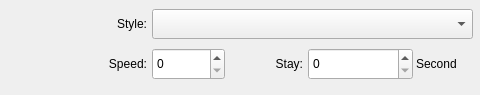
<?xml version="1.0" encoding="UTF-8"?>
<ui version="4.0">
 <class>AnimateCfger</class>
 <widget class="QFrame" name="AnimateCfger">
  <property name="geometry">
   <rect>
    <x>0</x>
    <y>0</y>
    <width>480</width>
    <height>95</height>
   </rect>
  </property>
  <widget class="QLabel" name="styleTag">
   <property name="geometry">
    <rect>
     <x>90</x>
     <y>8</y>
     <width>57</width>
     <height>32</height>
    </rect>
   </property>
   <property name="text">
    <string>Style:</string>
   </property>
   <property name="alignment">
    <set>Qt::AlignRight|Qt::AlignTrailing|Qt::AlignVCenter</set>
   </property>
  </widget>
  <widget class="QComboBox" name="style">
   <property name="geometry">
    <rect>
     <x>152</x>
     <y>9</y>
     <width>321</width>
     <height>30</height>
    </rect>
   </property>
  </widget>
  <widget class="QLabel" name="speedTag">
   <property name="geometry">
    <rect>
     <x>96</x>
     <y>48</y>
     <width>51</width>
     <height>32</height>
    </rect>
   </property>
   <property name="text">
    <string>Speed:</string>
   </property>
   <property name="alignment">
    <set>Qt::AlignRight|Qt::AlignTrailing|Qt::AlignVCenter</set>
   </property>
  </widget>
  <widget class="QSpinBox" name="speed">
   <property name="geometry">
    <rect>
     <x>152</x>
     <y>48</y>
     <width>73</width>
     <height>32</height>
    </rect>
   </property>
  </widget>
  <widget class="QLabel" name="stayTag">
   <property name="geometry">
    <rect>
     <x>252</x>
     <y>48</y>
     <width>51</width>
     <height>32</height>
    </rect>
   </property>
   <property name="text">
    <string>Stay:</string>
   </property>
   <property name="alignment">
    <set>Qt::AlignRight|Qt::AlignTrailing|Qt::AlignVCenter</set>
   </property>
  </widget>
  <widget class="QSpinBox" name="stay">
   <property name="geometry">
    <rect>
     <x>308</x>
     <y>48</y>
     <width>105</width>
     <height>32</height>
    </rect>
   </property>
  </widget>
  <widget class="QLabel" name="second">
   <property name="geometry">
    <rect>
     <x>416</x>
     <y>48</y>
     <width>54</width>
     <height>32</height>
    </rect>
   </property>
   <property name="text">
    <string>Second</string>
   </property>
   <property name="alignment">
    <set>Qt::AlignLeading|Qt::AlignLeft|Qt::AlignVCenter</set>
   </property>
  </widget>
 </widget>
 <resources/>
 <connections/>
</ui>
